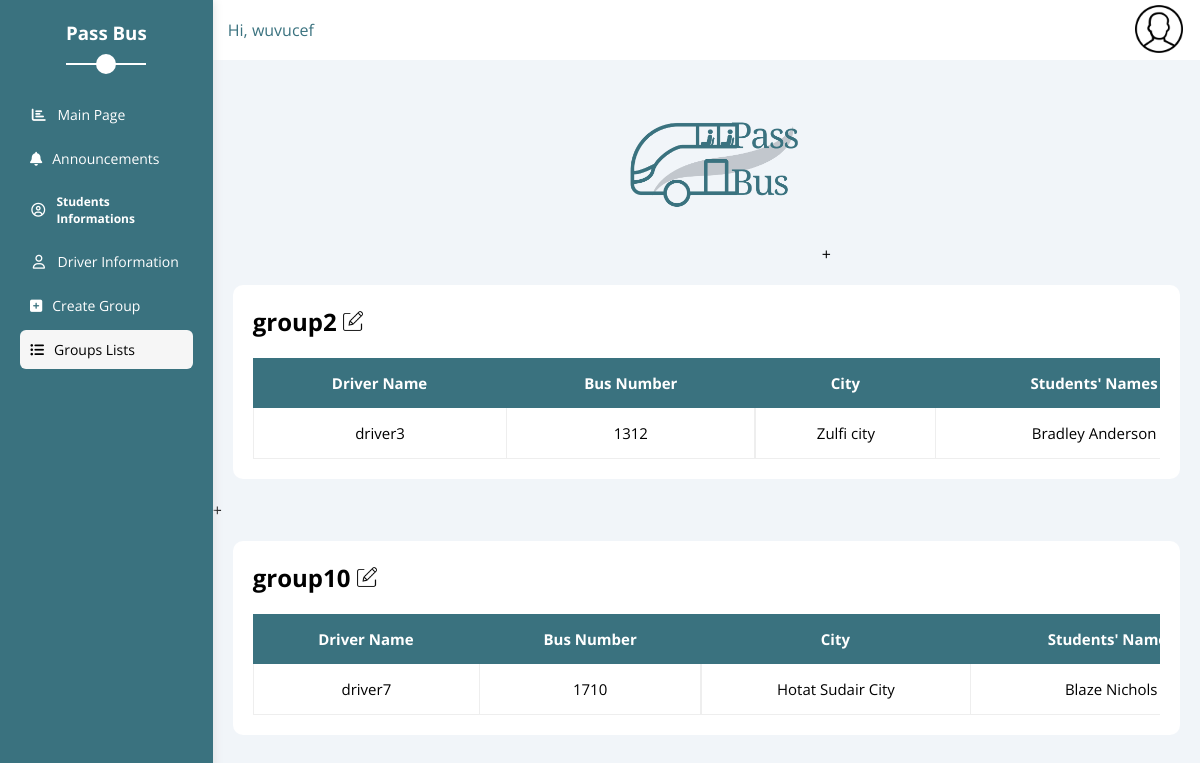
The app's page /admin/group_lists.php (signed in) with its own data.
### tables this page shows
CREATE TABLE `groups` (
  `id` int(11) NOT NULL,
  `name` varchar(255) NOT NULL,
  `driver_id` int(11) NOT NULL,
  `city` varchar(255) DEFAULT NULL
);

CREATE TABLE `drivers` (
  `id` int(11) NOT NULL,
  `name` varchar(255) DEFAULT NULL,
  `email` varchar(255) DEFAULT NULL,
  `mobile_no` varchar(255) DEFAULT NULL,
  `password` varchar(255) DEFAULT NULL,
  `bus_no` int(11) DEFAULT NULL,
  `job_id` varchar(255) DEFAULT NULL,
  `created_at` timestamp NOT NULL DEFAULT current_timestamp()
);

CREATE TABLE `students` (
  `id` int(255) NOT NULL,
  `name` varchar(255) DEFAULT NULL,
  `email` varchar(255) DEFAULT NULL,
  `city` varchar(255) DEFAULT NULL,
  `neighborhood` varchar(255) DEFAULT NULL,
  `mobile_no` varchar(255) DEFAULT NULL,
  `relatives_mobile_no` varchar(255) DEFAULT NULL,
  `kinship_relationship` varchar(255) DEFAULT NULL,
  `blood_type` varchar(255) DEFAULT NULL,
  `password` varchar(255) DEFAULT NULL,
  `status` int(1) NOT NULL DEFAULT 1,
  `presence` int(11) DEFAULT NULL,
  `specialization` varchar(255) DEFAULT NULL,
  `updated_at` timestamp NOT NULL DEFAULT current_timestamp()
);

### admin/group_lists.php (the view, shortened to what this page needs)
<?php
include '../include/slidebar.php';
if($_SESSION['role'] == 'admin'){
    $qry = "SELECT a.id as id_group, a.name as group_name, b.* FROM groups a JOIN drivers b ON a.driver_id = b.id";
    $result=mysqli_query($conn,$qry);
}
?>
<img src="imgs/logo.png" alt="">
<?php while ($row = mysqli_fetch_assoc($result)){
$id = $row['id_group'];
$qry3 = "SELECT name, students.id as std , group_city FROM students LEFT JOIN (SELECT group_studuents.*, groups.city as group_city FROM group_studuents left join groups on group_studuents.group_id = groups.id ) as T ON T.std_id = students.id where group_id = $id";
$result2=mysqli_query($conn,$qry3);
?>+
<div class="projects p-20 bg-white rad-10 m-20">
    <h2 class="mt-0 mb-20"><?php echo  $row['group_name']?>
       <a href="group_list_edit.php?id=<?php echo  $row['id_group']?>"> <img src="../assets/imgs/edit.png" style="width: 20px ;margin-left:0 " alt=""></a>
    </h2>
    <div class="responsive-table">
        <table class="fs-15 w-full">
            <thead>
            <tr>
                <td>Driver Name</td>
                <td>Bus Number</td>
                <td>City</td>
                <td>Students' Names</td>
            </tr>
            </thead>
            <tbody>
                <tr>
                    <td rowspan="4"><?php echo  $row['name']?></td>
                    <td rowspan="4"><?php echo  $row['bus_no']?></td>
                </tr>
            <?php
            while ($row1 = mysqli_fetch_assoc($result2)){
            ?>
                <tr>
                    <td><?php echo  $row1['group_city']?></td>
                    <td><?php echo  $row1['name']?></td>
                </tr>
            <?php }?>
            </tbody>
        </table>
    </div>
</div>
<?php }?>
<?php
include '../include/footer.php'
?>

### assets/css/framework.css (style rules this page uses)
:root { --blue-color: #0075ff; --blue-alt-color: #0d69d5; --orange-color: #f59e0b; --green-color: #22c55e; --red-color: #f44336; --grey-color: #888; }
.p-20 { padding: 20px; }
.m-20 { margin: 20px; }
.mt-0 { margin-top: 0; }
.mb-20 { margin-bottom: 20px; }
.bg-white { background-color: white; }
.fs-15 { font-size: 15px; }
.rad-10 { border-radius: 10px; }
.w-full { width: 100%; }

### assets/css/master.css (style rules this page uses)
:root { --blue-color: #3a727f; --blue-alt-color: #3a727f; --orange-color: #f59e0b; --green-color: #22c55e; --red-color: #f44336; --grey-color: #888; }
* { box-sizing: border-box; }
body { margin: 0; font-family: "Open Sans", sans-serif; }
a { text-decoration: none; }
.projects .responsive-table { overflow-x: auto; }
.projects table { min-width: 1000px; border-spacing: 0; text-align: center; }
.projects thead td { color: white; background-color: #3a727f; font-weight: bold; }
.projects table td { padding: 15px; }
.projects tbody td { border-bottom: 1px solid #eee; border-left: 1px solid #eee; transition: 0.3s; }
.projects table tbody tr td:last-child { border-right: 1px solid #eee; }
.content img { width: 200px; margin-left: 41%; }

### records on screen
groups: name "group2", driver.name "driver3", driver.bus_no "1312"
students: group_city "Zulfi city", name "Bradley Anderson"
groups: name "group10", driver.name "driver7", driver.bus_no "1710"
students: group_city "Hotat Sudair City", name "Blaze Nichols"

### other values on screen
$_SESSION['name'] "wuvucef"
